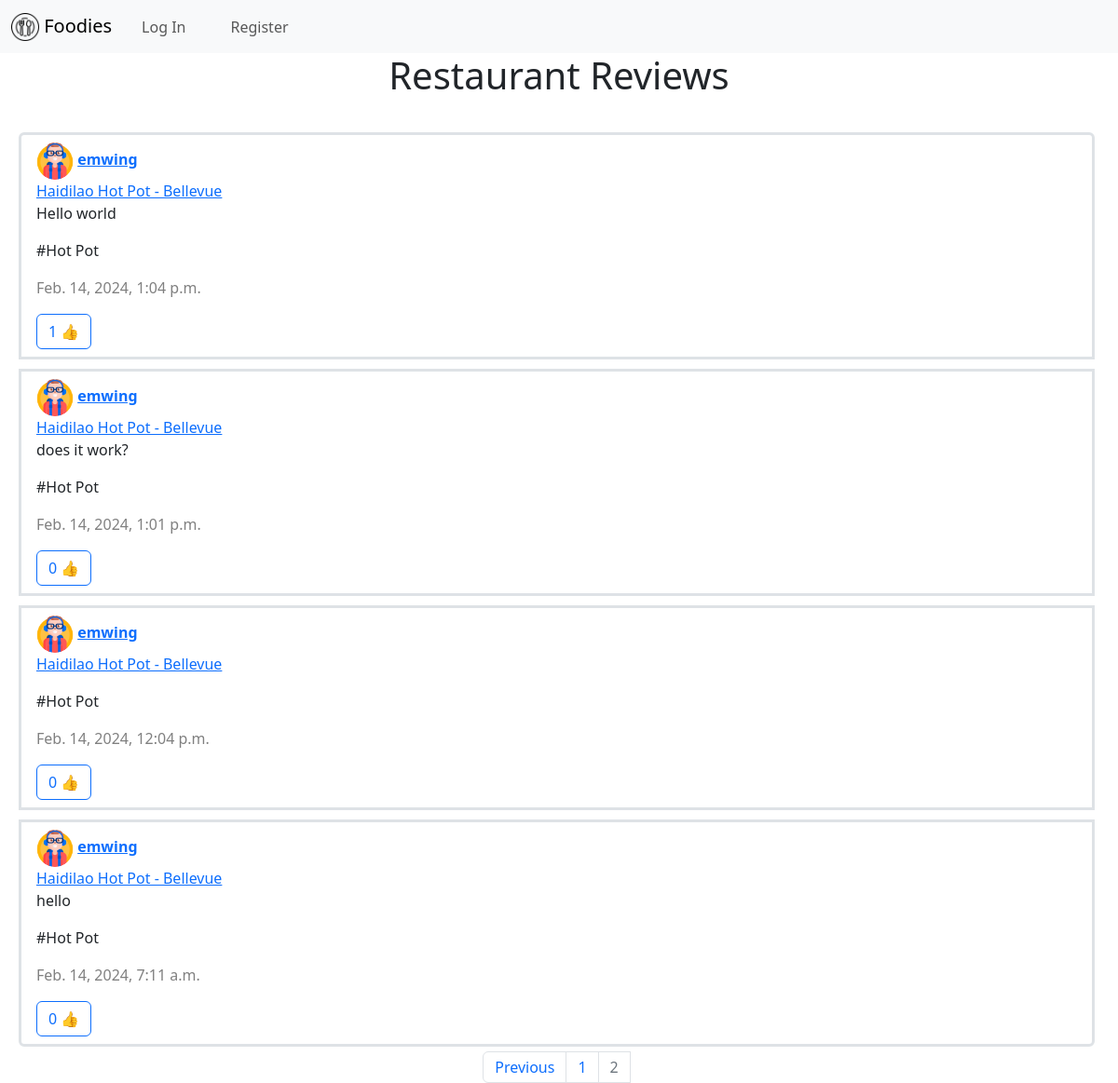
Screenshot of /?page=2 with the database file from the repository.
### restaurant/models.py (models this page shows, shortened)
class Post(models.Model):
    user = models.ForeignKey(User, on_delete=models.CASCADE, related_name="user")
    restaurant = models.ForeignKey(Restaurant, on_delete=models.CASCADE, related_name="restaurant")
    content = models.CharField(max_length=1000)
    timestamp = models.DateTimeField(auto_now_add=True)
    like = models.ManyToManyField(User, blank=True, related_name="likes")

class User(AbstractUser):
    pass

class Profile(models.Model):
    user = models.OneToOneField(User, primary_key=True, on_delete=models.CASCADE)
    name = models.CharField(max_length=200, null=True)
    phone = models.CharField(max_length=200, null=True, blank=True)
    profile_pic = models.ImageField(default="profile.png")
    date_created = models.DateTimeField(auto_now_add=True, null=True)

class Restaurant(models.Model):
    category = models.ForeignKey(Category, on_delete=models.CASCADE, blank=True, null=True, related_name="category")
    name = models.CharField(max_length=200, blank=False)
    address = models.CharField(max_length=200, blank=False)
    owner = models.ForeignKey(User, on_delete=models.CASCADE, blank=True, null=True, related_name="owner")

class Category(models.Model):
    categoryType = models.CharField(max_length=64)

### restaurant/views.py (the view)
# urls.py: path("", views.index, name="index"),
def index(request):
    posts = Post.objects.all().order_by("-id")
    p = Paginator(posts, 10)
    page_number = request.GET.get('page')
    if page_number == None:
        current_page = 1
    else:
        current_page = int(page_number)
    try:
        page_obj = p.get_page(page_number)
    except PageNotAnInteger:
        page_obj = p.page(1)
    except EmptyPage:
        page_obj = p.page(p.num_pages)
    return render(request, "restaurant/index.html", {
        "page_obj": page_obj,
        "current_page": current_page,
    })

### restaurant/templates/restaurant/index.html (shortened to what this page needs)
{% extends "restaurant/layout.html" %}
{% load static %}
{% block body %}
    <h1>Restaurant Reviews</h1>
    <br/>
    <div id="posts-detail-view">
        <ul class="list-group">
            {% for post in page_obj.object_list %}
                <li class="list-group-item border-3" data-id="{{ post.id }}">
                    <img class"profile-pic" id="profile-pic" src="{{ post.user.profile.profile_pic.url }}"/>
                    <a href="{% url 'profile' post.user.id %}"><strong> {{ post.user.profile.name }}</strong></a>
                    <br>
                    <a href="{% url 'restaurantProfile' post.restaurant.id %}"> {{post.restaurant.name }}</a>
                    <p id="post-text"> {{ post.content }} </p>
                    <p id="category"> #{{ post.restaurant.category.categoryType }}</p>
                    <p id="post-timestamp"> {{ post.timestamp }} </p>
                    {% if user in post.like.all %}
                        <button type="button" class="btn btn-outline-danger" id="like"> <span id="number"> {{ post.like.all.count }} </span> &#128077;</button>
                    {% else %}
                        <button type="button" class="btn btn-outline-primary" id="like"> <span id="number"> {{ post.like.all.count }} </span> &#128077;</button>
                    {% endif %}
                </li>
            {% endfor %}
        </ul>
    </div>
    <nav aria-label="Page navigation">
        <ul class="pagination d-flex justify-content-center">
            <li class="page-item">
                {% if page_obj.has_previous %}
                    <a class="page-link" href="?page={{page_obj.previous_page_number}}">Previous</a>
                {% endif %}
            </li>
            {% for page_number in page_obj.paginator.page_range %}
                {% if current_page == page_number %}
                    <li class="page-item disabled">
                        <a class="page-link" tabindex="-1" aria-disabled="true" href="?page={{page_number}}">{{page_number}}</a>
                    </li>
                {% else %}
                    <li class="page-item">
                        <a class="page-link" href="?page={{page_number}}">{{page_number}}</a>
                    </li>
                {% endif %}
            {% endfor %}
        </ul>
    </nav>
{% endblock %}

### restaurant/static/restaurant/styles.css (style rules this page uses)
#like { margin: 0px 3px 0px 0px; }
.list-group-item { margin: 5px 20px; }
h1 { display: flex; justify-content: center; }
#post-timestamp { color: gray; }
#profile-pic { width: 40px; height:40px; border-radius: 50%; }
body { height: 100%; }
html, body { height: 100%; }
ul { height: 100%; padding: 0px 5px 0px 20px; }
a { color: gray; }

### rows the page displays
Post: user.profile.profile_pic (picture), user.profile.name "emwing", restaurant.name "Haidilao Hot Pot - Bellevue", content "Hello world", restaurant.category.categoryType "Hot Pot", timestamp "Feb. 14, 2024, 1:04 p.m.", like.all.count "1"
Post: user.profile.profile_pic (picture), user.profile.name "emwing", restaurant.name "Haidilao Hot Pot - Bellevue", content "does it work?", restaurant.category.categoryType "Hot Pot", timestamp "Feb. 14, 2024, 1:01 p.m.", like.all.count "0"
Post: user.profile.profile_pic (picture), user.profile.name "emwing", restaurant.name "Haidilao Hot Pot - Bellevue", restaurant.category.categoryType "Hot Pot", timestamp "Feb. 14, 2024, 12:04 p.m.", like.all.count "0"
Post: user.profile.profile_pic (picture), user.profile.name "emwing", restaurant.name "Haidilao Hot Pot - Bellevue", content "hello", restaurant.category.categoryType "Hot Pot", timestamp "Feb. 14, 2024, 7:11 a.m.", like.all.count "0"

### other values shown
{{ page_number }} "1"
{{ page_number }} "2"
